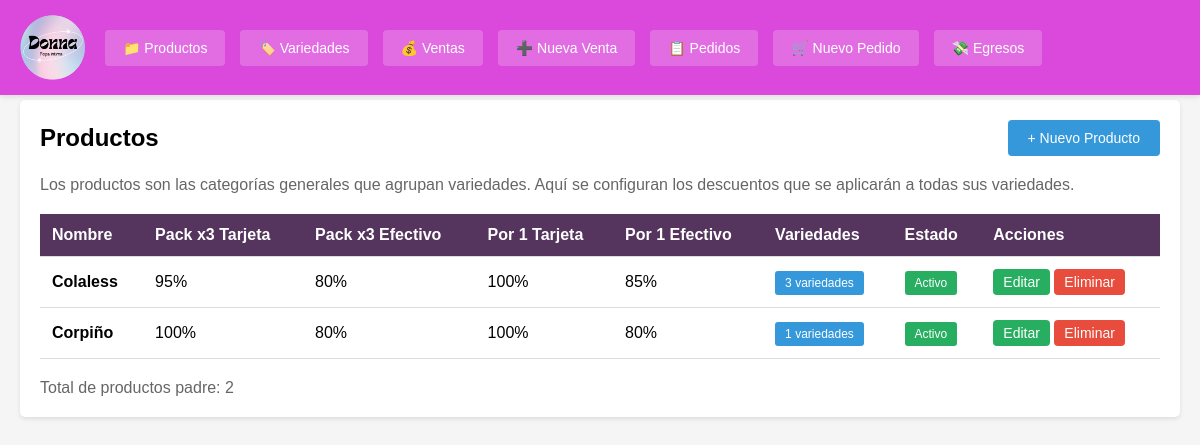
The page /index.php?c=productoPadre&a=index on the database as committed earlier.
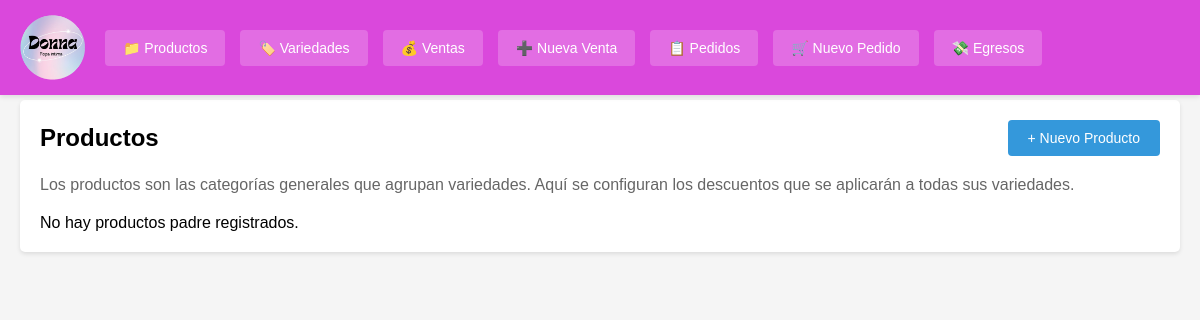
The same page on the database as committed later.
### tables this page shows
CREATE TABLE productos_padre (
            id INTEGER PRIMARY KEY AUTOINCREMENT,
            nombre VARCHAR(200) NOT NULL,
            porcentaje_pack3_tarjeta DECIMAL(5,2) DEFAULT 100,
            porcentaje_pack3_efectivo DECIMAL(5,2) DEFAULT 80,
            porcentaje_unidad_tarjeta DECIMAL(5,2) DEFAULT 100,
            porcentaje_unidad_efectivo DECIMAL(5,2) DEFAULT 80,
            activo INTEGER DEFAULT 1,
            fecha_creacion DATETIME DEFAULT CURRENT_TIMESTAMP
        );

### controllers/ProductoPadreController.php (called while the page is built, shortened)
<?php
class ProductoPadreController {
    private $productoPadreModel;
    public function __construct() {
        $this->productoPadreModel = new ProductoPadre();
    }
    public function index() {
        $productos = $this->productoPadreModel->getAll(true);
        $this->render('productos_padre/index', [
            'productos' => $productos
        ]);
    }
    private function render($view, $data = []) {
        extract($data);
        require BASE_PATH . '/views/' . $view . '.php';
        require BASE_PATH . '/views/layout.php';
    }
}
?>

### config/database.php (called while the page is built, shortened)
<?php
class Database {
    private static $instance = null;
    private $conn;
    private function __construct() {
        try {
            $this->conn = new PDO('sqlite:' . DB_PATH);
            $this->conn->setAttribute(PDO::ATTR_ERRMODE, PDO::ERRMODE_EXCEPTION);
            $this->conn->setAttribute(PDO::ATTR_DEFAULT_FETCH_MODE, PDO::FETCH_ASSOC);
        } catch(PDOException $e) {
            die("Error de conexión: " . $e->getMessage());
        }
    }
    public static function getInstance() {
        if (self::$instance === null) {
            self::$instance = new self();
        }
        return self::$instance;
    }
    public function getConnection() {
        return $this->conn;
    }
}
?>

### models/ProductoPadre.php (called while the page is built, shortened)
<?php
class ProductoPadre {
    private $db;
    public function __construct() {
        $this->db = Database::getInstance()->getConnection();
    }
    public function getAll($soloActivos = true) {
        $sql = "SELECT * FROM productos_padre";
        if ($soloActivos) $sql .= " WHERE activo = 1";
        $sql .= " ORDER BY nombre";
        $stmt = $this->db->query($sql);
        return $stmt->fetchAll();
    }
    public function cantidadVariedades($id) {
        $stmt = $this->db->prepare("SELECT COUNT(*) FROM variedades WHERE producto_padre_id = ? AND activo = 1");
        $stmt->execute([$id]);
        return $stmt->fetchColumn();
    }
}
?>

### views/productos_padre/index.php (the view)
<div style="display: flex; justify-content: space-between; align-items: center; margin-bottom: 20px;">
    <h2>Productos</h2>
    <a href="index.php?c=productoPadre&a=crear" class="btn btn-primary">+ Nuevo Producto</a>
</div>
<p style="color: #666; margin-bottom: 20px;">
    Los productos son las categorías generales que agrupan variedades. Aquí se configuran los descuentos que se aplicarán a todas sus variedades.
</p>
<?php if (empty($productos)): ?>
    <p>No hay productos padre registrados.</p>
<?php else: ?>
    <table>
        <thead>
            <tr>
                <th>Nombre</th>
                <th>Pack x3 Tarjeta</th>
                <th>Pack x3 Efectivo</th>
                <th>Por 1 Tarjeta</th>
                <th>Por 1 Efectivo</th>
                <th>Variedades</th>
                <th>Estado</th>
                <th>Acciones</th>
            </tr>
        </thead>
        <tbody>
            <?php
            $productoPadreModel = new ProductoPadre();
            foreach ($productos as $prod):
                $cantidad_variedades = $productoPadreModel->cantidadVariedades($prod['id']);
            ?>
                <tr>
                    <td><strong><?= htmlspecialchars($prod['nombre']) ?></strong></td>
                    <td><?= $prod['porcentaje_pack3_tarjeta'] ?>%</td>
                    <td><?= $prod['porcentaje_pack3_efectivo'] ?>%</td>
                    <td><?= $prod['porcentaje_unidad_tarjeta'] ?>%</td>
                    <td><?= $prod['porcentaje_unidad_efectivo'] ?>%</td>
                    <td>
                        <span class="badge" style="background: #3498db;"><?= $cantidad_variedades ?> variedades</span>
                    </td>
                    <td>
                        <span class="badge badge-activo">Activo</span>
                    </td>
                    <td>
                        <a href="index.php?c=productoPadre&a=editar&id=<?= $prod['id'] ?>" class="btn btn-success" style="padding: 5px 10px;">Editar</a>
                        <a href="index.php?c=productoPadre&a=eliminar&id=<?= $prod['id'] ?>"
                           class="btn btn-danger"
                           style="padding: 5px 10px;"
                           onclick="return confirm('¿Eliminar este producto padre?')">Eliminar</a>
                    </td>
                </tr>
            <?php endforeach; ?>
        </tbody>
    </table>
    <div style="margin-top: 20px; color: #666;">
        Total de productos padre: <?= count($productos) ?>
    </div>
<?php endif; ?>

Rows that differ between the two databases and show on the page:
no longer on this page (row edited): productos_padre: nombre "Colaless", porcentaje_pack3_tarjeta "95", porcentaje_pack3_efectivo "80", porcentaje_unidad_tarjeta "100", porcentaje_unidad_efectivo "85", cantidad_variedades "3"
no longer on this page (row edited): productos_padre: nombre "Corpiño", porcentaje_pack3_tarjeta "100", porcentaje_pack3_efectivo "80", porcentaje_unidad_tarjeta "100", porcentaje_unidad_efectivo "80", cantidad_variedades "1"
Other text that changed with them:
count($productos): "2" → (not shown)
text no longer shown: "Nombre Pack x3 Tarjeta Pack x3 Efectivo Por 1 Tarjeta Por 1 Efectivo Variedades Estado Acciones Total de productos padre:"
text now shown: "No hay productos padre registrados."
